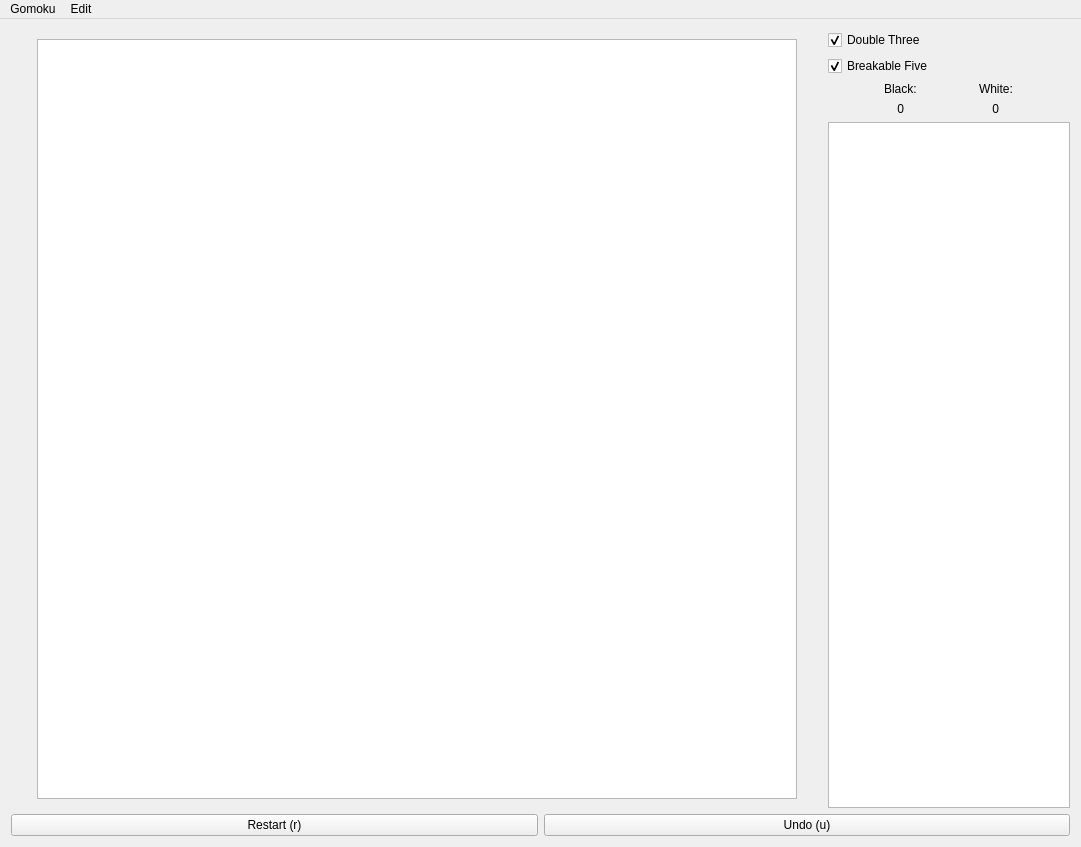
<?xml version="1.0" encoding="UTF-8"?>
<ui version="4.0">
 <class>MainWindow</class>
 <widget class="QMainWindow" name="MainWindow">
  <property name="geometry">
   <rect>
    <x>0</x>
    <y>0</y>
    <width>1081</width>
    <height>847</height>
   </rect>
  </property>
  <property name="windowTitle">
   <string>Gomoku</string>
  </property>
  <widget class="QWidget" name="centralWidget">
   <layout class="QVBoxLayout" name="verticalLayout">
    <item>
     <layout class="QHBoxLayout" name="horizontalLayout_2" stretch="0,75,0,0">
      <item>
       <spacer name="horizontalSpacer">
        <property name="orientation">
         <enum>Qt::Horizontal</enum>
        </property>
        <property name="sizeHint" stdset="0">
         <size>
          <width>40</width>
          <height>20</height>
         </size>
        </property>
       </spacer>
      </item>
      <item>
       <widget class="GameView" name="gameView">
        <property name="minimumSize">
         <size>
          <width>760</width>
          <height>760</height>
         </size>
        </property>
        <property name="maximumSize">
         <size>
          <width>760</width>
          <height>760</height>
         </size>
        </property>
        <property name="alignment">
         <set>Qt::AlignLeading|Qt::AlignLeft|Qt::AlignTop</set>
        </property>
       </widget>
      </item>
      <item>
       <spacer name="horizontalSpacer_2">
        <property name="orientation">
         <enum>Qt::Horizontal</enum>
        </property>
        <property name="sizeHint" stdset="0">
         <size>
          <width>40</width>
          <height>20</height>
         </size>
        </property>
       </spacer>
      </item>
      <item>
       <layout class="QVBoxLayout" name="verticalLayout_2">
        <item>
         <widget class="QCheckBox" name="doubleThreeCheckBox">
          <property name="text">
           <string>Double Three</string>
          </property>
          <property name="checked">
           <bool>true</bool>
          </property>
         </widget>
        </item>
        <item>
         <widget class="QCheckBox" name="breakableFiveCheckBox">
          <property name="text">
           <string>Breakable Five</string>
          </property>
          <property name="checked">
           <bool>true</bool>
          </property>
         </widget>
        </item>
        <item>
         <layout class="QGridLayout" name="gridLayout">
          <item row="0" column="0">
           <widget class="QLabel" name="label">
            <property name="maximumSize">
             <size>
              <width>40</width>
              <height>16777215</height>
             </size>
            </property>
            <property name="text">
             <string>Black:</string>
            </property>
           </widget>
          </item>
          <item row="0" column="2">
           <widget class="QLabel" name="label_2">
            <property name="maximumSize">
             <size>
              <width>45</width>
              <height>16777215</height>
             </size>
            </property>
            <property name="text">
             <string>White:</string>
            </property>
            <property name="alignment">
             <set>Qt::AlignLeading|Qt::AlignLeft|Qt::AlignVCenter</set>
            </property>
           </widget>
          </item>
          <item row="1" column="0">
           <widget class="QLabel" name="_blackScore">
            <property name="maximumSize">
             <size>
              <width>20</width>
              <height>16777215</height>
             </size>
            </property>
            <property name="text">
             <string>0</string>
            </property>
            <property name="alignment">
             <set>Qt::AlignRight|Qt::AlignTrailing|Qt::AlignVCenter</set>
            </property>
           </widget>
          </item>
          <item row="1" column="2">
           <widget class="QLabel" name="_whiteScore">
            <property name="maximumSize">
             <size>
              <width>20</width>
              <height>16777215</height>
             </size>
            </property>
            <property name="text">
             <string>0</string>
            </property>
            <property name="alignment">
             <set>Qt::AlignRight|Qt::AlignTrailing|Qt::AlignVCenter</set>
            </property>
           </widget>
          </item>
         </layout>
        </item>
        <item>
         <widget class="QTextEdit" name="logText">
          <property name="maximumSize">
           <size>
            <width>400</width>
            <height>16777215</height>
           </size>
          </property>
          <property name="readOnly">
           <bool>true</bool>
          </property>
         </widget>
        </item>
       </layout>
      </item>
     </layout>
    </item>
    <item>
     <layout class="QHBoxLayout" name="horizontalLayout">
      <item>
       <widget class="QPushButton" name="restartButton">
        <property name="text">
         <string>Restart (r)</string>
        </property>
        <property name="shortcut">
         <string>R</string>
        </property>
       </widget>
      </item>
      <item>
       <widget class="QPushButton" name="undoButton">
        <property name="text">
         <string>Undo (u)</string>
        </property>
        <property name="shortcut">
         <string>U</string>
        </property>
       </widget>
      </item>
     </layout>
    </item>
   </layout>
  </widget>
  <widget class="QMenuBar" name="menuBar">
   <property name="geometry">
    <rect>
     <x>0</x>
     <y>0</y>
     <width>1081</width>
     <height>19</height>
    </rect>
   </property>
   <widget class="QMenu" name="menuEdit">
    <property name="title">
     <string>Edit</string>
    </property>
    <addaction name="actionStyle"/>
    <addaction name="actionDark_Style"/>
   </widget>
   <widget class="QMenu" name="menuQuit">
    <property name="title">
     <string>Gomoku</string>
    </property>
    <addaction name="actionExit"/>
   </widget>
   <addaction name="menuQuit"/>
   <addaction name="menuEdit"/>
  </widget>
  <action name="actionStyle">
   <property name="text">
    <string>Custom Style</string>
   </property>
  </action>
  <action name="actionExit">
   <property name="text">
    <string>Exit</string>
   </property>
   <property name="shortcut">
    <string>Ctrl+Q</string>
   </property>
  </action>
  <action name="actionDark_Style">
   <property name="text">
    <string>Dark Style</string>
   </property>
  </action>
 </widget>
 <layoutdefault spacing="6" margin="11"/>
 <customwidgets>
  <customwidget>
   <class>GameView</class>
   <extends>QGraphicsView</extends>
   <header>gameview.h</header>
  </customwidget>
 </customwidgets>
 <resources/>
 <connections/>
</ui>
